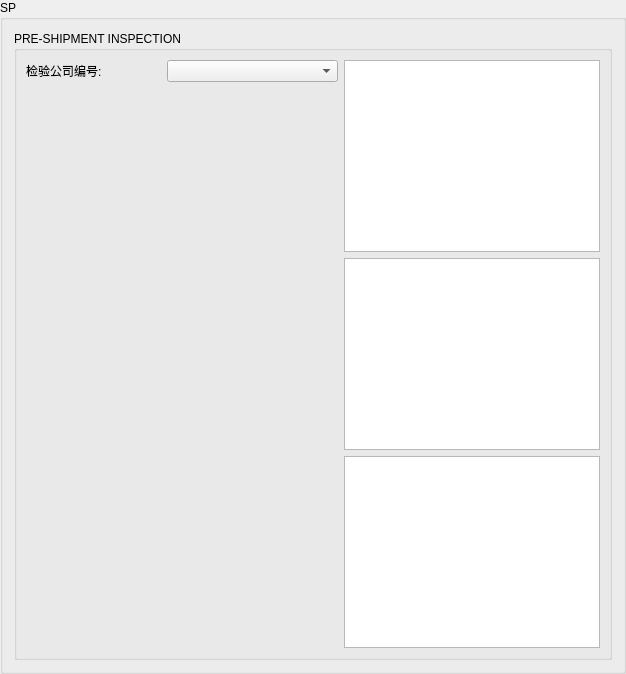
            <widget class="QGroupBox" name="groupBox_5">
             <property name="title">
              <string>SP</string>
             </property>
             <layout class="QVBoxLayout" name="verticalLayout_27">
              <item>
               <widget class="QGroupBox" name="groupBox_7">
                <property name="title">
                 <string>PRE-SHIPMENT INSPECTION</string>
                </property>
                <layout class="QHBoxLayout" name="horizontalLayout_9">
                 <item>
                  <layout class="QHBoxLayout" name="horizontalLayout_22">
                   <item>
                    <layout class="QVBoxLayout" name="verticalLayout_10">
                     <item>
                      <layout class="QHBoxLayout" name="horizontalLayout_7">
                       <item>
                        <widget class="QLabel" name="label_3">
                         <property name="minimumSize">
                          <size>
                           <width>135</width>
                           <height>0</height>
                          </size>
                         </property>
                         <property name="text">
                          <string>检验公司编号:</string>
                         </property>
                        </widget>
                       </item>
                       <item>
                        <widget class="QComboBox" name="t_inspection_com_0">
                         <property name="sizePolicy">
                          <sizepolicy hsizetype="Minimum" vsizetype="Fixed">
                           <horstretch>0</horstretch>
                           <verstretch>0</verstretch>
                          </sizepolicy>
                         </property>
                         <property name="minimumSize">
                          <size>
                           <width>171</width>
                           <height>0</height>
                          </size>
                         </property>
                         <property name="maximumSize">
                          <size>
                           <width>16777215</width>
                           <height>16777215</height>
                          </size>
                         </property>
                        </widget>
                       </item>
                      </layout>
                     </item>
                     <item>
                      <spacer name="verticalSpacer_12">
                       <property name="orientation">
                        <enum>Qt::Vertical</enum>
                       </property>
                       <property name="sizeHint" stdset="0">
                        <size>
                         <width>20</width>
                         <height>40</height>
                        </size>
                       </property>
                      </spacer>
                     </item>
                    </layout>
                   </item>
                   <item>
                    <layout class="QVBoxLayout" name="verticalLayout_24">
                     <item>
                      <widget class="QTableWidget" name="PRE_SHIPMENT_INSPECTION">
                       <property name="sizePolicy">
                        <sizepolicy hsizetype="Expanding" vsizetype="Minimum">
                         <horstretch>0</horstretch>
                         <verstretch>0</verstretch>
                        </sizepolicy>
                       </property>
                       <property name="minimumSize">
                        <size>
                         <width>0</width>
                         <height>114</height>
                        </size>
                       </property>
                      </widget>
                     </item>
                     <item>
                      <widget class="QTableWidget" name="PRE_SHIPMENT_INSPECTION2">
                       <property name="sizePolicy">
                        <sizepolicy hsizetype="Expanding" vsizetype="Minimum">
                         <horstretch>0</horstretch>
                         <verstretch>0</verstretch>
                        </sizepolicy>
                       </property>
                       <property name="minimumSize">
                        <size>
                         <width>0</width>
                         <height>114</height>
                        </size>
                       </property>
                      </widget>
                     </item>
                     <item>
                      <widget class="QTableWidget" name="PRE_SHIPMENT_INSPECTION3">
                       <property name="sizePolicy">
                        <sizepolicy hsizetype="Expanding" vsizetype="Minimum">
                         <horstretch>0</horstretch>
                         <verstretch>0</verstretch>
                        </sizepolicy>
                       </property>
                       <property name="minimumSize">
                        <size>
                         <width>0</width>
                         <height>114</height>
                        </size>
                       </property>
                      </widget>
                     </item>
                    </layout>
                   </item>
                  </layout>
                 </item>
                </layout>
               </widget>
              </item>
             </layout>
            </widget>
